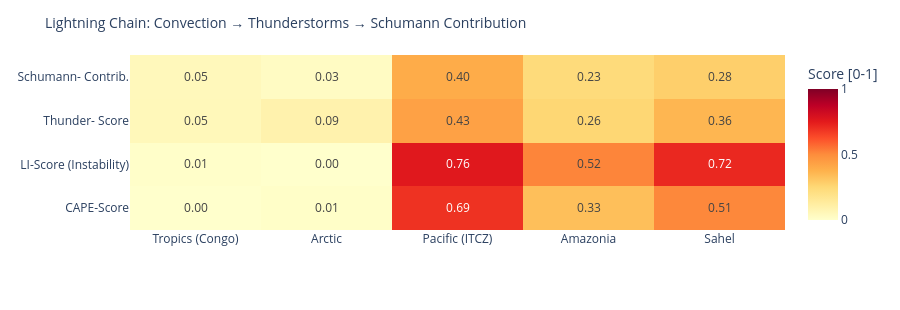

Notebook cell for this chart:
### Code cell
# ============================================================
# LIGHTNING CHAIN: Convection → Thunderstorms → Schumann
# Shows the causal chain per measurement point as heatmap
# ============================================================

def cape_score(v):
    """CAPE → normalized score [0,1]"""
    if v is None or pd.isna(v): return 0.0
    return min(1.0, float(v) / 3000)

def li_score(v):
    """Lifted Index: negative = unstable → score [0,1]"""
    if v is None or pd.isna(v): return 0.3
    return min(1.0, max(0.0, (-float(v) + 6) / 12))

def cloud_score(v):
    if v is None or pd.isna(v): return 0.3
    return float(v) / 100

def thunder_score(row):
    """Kombinierter Gewitterwahrscheinlichkeits-Score
    CAPE + LI + Bedeckung + WMO-Gewitter + konvektiver Niederschlag (showers)
    Hinweis: X-Ray und Kp sind kein Bestandteil – nur geomagn./solarer Kontext.
    """
    cs = cape_score(row.get('cape'))
    ls = li_score(row.get('li'))
    cl = cloud_score(row.get('cloud'))
    t  = 1.0 if row.get('thunderstorm') else 0.0
    # Convective precipitation (showers) as additional indicator
    sh = min(1.0, (row.get('showers') or 0) / 5.0)
    return round(cs * 0.30 + ls * 0.25 + cl * 0.15 + t * 0.20 + sh * 0.10, 3)

def schumann_contribution(t_score, lat):
    """Schumann contribution: higher in tropics (±30°), scaled by thunderstorm score"""
    lat_weight = max(0.3, 1.0 - abs(lat) / 60)
    return round(t_score * lat_weight, 3)

df_atm['cape_score']   = df_atm.apply(lambda r: cape_score(r['cape']), axis=1)
df_atm['li_score']     = df_atm.apply(lambda r: li_score(r['li']),    axis=1)
df_atm['thunder_score']= df_atm.apply(lambda r: thunder_score(r.to_dict()), axis=1)
df_atm['schumann_contribution'] = df_atm.apply(
    lambda r: schumann_contribution(r['thunder_score'], r['lat']), axis=1)

metrics = ['cape_score', 'li_score', 'thunder_score', 'schumann_contribution']
labels  = ['CAPE-Score', 'LI-Score\n(Instability)', 'Thunder-\nScore', 'Schumann-\nContrib.']
z_data  = [df_atm[m].tolist() for m in metrics]

fig = go.Figure(go.Heatmap(
    z=z_data,
    x=df_atm['point'].tolist(),
    y=labels,
    colorscale='YlOrRd',
    zmin=0, zmax=1,
    text=[[f'{v:.2f}' for v in row] for row in z_data],
    texttemplate='%{text}', textfont=dict(size=12),
    colorbar=dict(title='Score [0-1]')
))
fig.update_layout(
    title=dict(text='Lightning Chain: Convection → Thunderstorms → Schumann Contribution', font=dict(size=14)),
    height=310,
    plot_bgcolor='rgba(0,0,0,0)', paper_bgcolor='rgba(0,0,0,0)',
    margin=dict(l=130, r=80, t=55, b=80)
)
fig.show()

### Figure 1 — Plotly figure (JSON) as saved in the notebook; plotly's stock layout.template omitted (floating-point values rounded to 4 significant figures)
{"data": [{"colorbar": {"title": {"text": "Score [0-1]"}}, "colorscale": [[0.0, "rgb(255,255,204)"], [0.125, "rgb(255,237,160)"], [0.25, "rgb(254,217,118)"], [0.375, "rgb(254,178,76)"], [0.5, "rgb(253,141,60)"], [0.625, "rgb(252,78,42)"], [0.75, "rgb(227,26,28)"], [0.875, "rgb(189,0,38)"], [1.0, "rgb(128,0,38)"]], "text": [["0.00", "0.01", "0.69", "0.33", "0.51"], ["0.01", "0.00", "0.76", "0.52", "0.72"], ["0.05", "0.09", "0.43", "0.26", "0.36"], ["0.05", "0.03", "0.40", "0.23", "0.28"]], "textfont": {"size": 12}, "texttemplate": "%{text}", "type": "heatmap", "x": ["Tropics (Congo)", "Arctic", "Pacific (ITCZ)", "Amazonia", "Sahel"], "y": ["CAPE-Score", "LI-Score\n(Instability)", "Thunder-\nScore", "Schumann-\nContrib."], "z": [[0.0, 0.01, 0.6933, 0.3333, 0.51], [0.008333, 0.0, 0.7583, 0.5167, 0.7167], [0.052, 0.087, 0.432, 0.256, 0.361], [0.049, 0.026, 0.396, 0.235, 0.283]], "zmax": 1, "zmin": 0}], "layout": {"height": 310, "margin": {"b": 80, "l": 130, "r": 80, "t": 55}, "paper_bgcolor": "rgba(0,0,0,0)", "plot_bgcolor": "rgba(0,0,0,0)", "title": {"font": {"size": 14}, "text": "Lightning Chain: Convection → Thunderstorms → Schumann Contribution"}}}
